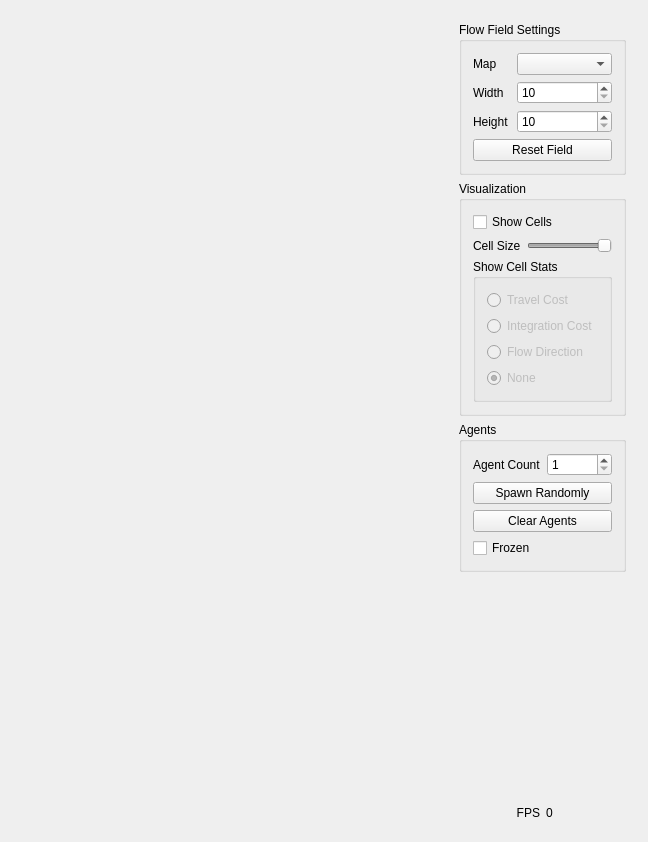
<?xml version="1.0" encoding="UTF-8"?>
<ui version="4.0">
 <class>FlowFieldWidgetClass</class>
 <widget class="QWidget" name="FlowFieldWidgetClass">
  <property name="geometry">
   <rect>
    <x>0</x>
    <y>0</y>
    <width>648</width>
    <height>842</height>
   </rect>
  </property>
  <property name="windowTitle">
   <string>FlowFieldWidget</string>
  </property>
  <layout class="QHBoxLayout" name="horizontalLayout">
   <item>
    <widget class="ImageRendererWidget" name="imageRenderer" native="true"/>
   </item>
   <item>
    <widget class="QWidget" name="widget_settings" native="true">
     <property name="sizePolicy">
      <sizepolicy hsizetype="Maximum" vsizetype="Preferred">
       <horstretch>0</horstretch>
       <verstretch>0</verstretch>
      </sizepolicy>
     </property>
     <layout class="QVBoxLayout" name="verticalLayout_5">
      <item>
       <widget class="QGroupBox" name="settings_groupbox">
        <property name="title">
         <string>Flow Field Settings</string>
        </property>
        <layout class="QVBoxLayout" name="verticalLayout_2">
         <item>
          <layout class="QGridLayout" name="gridLayout">
           <item row="0" column="0">
            <widget class="QLabel" name="map_label">
             <property name="text">
              <string>Map</string>
             </property>
            </widget>
           </item>
           <item row="2" column="0">
            <widget class="QLabel" name="height_label">
             <property name="text">
              <string>Height</string>
             </property>
            </widget>
           </item>
           <item row="1" column="0">
            <widget class="QLabel" name="width_label">
             <property name="text">
              <string>Width</string>
             </property>
            </widget>
           </item>
           <item row="0" column="1">
            <widget class="QComboBox" name="map_comboBox">
             <property name="currentIndex">
              <number>-1</number>
             </property>
             <item>
              <property name="text">
               <string>Simple Map</string>
              </property>
             </item>
            </widget>
           </item>
           <item row="1" column="1">
            <widget class="QSpinBox" name="width_spinbox">
             <property name="minimum">
              <number>10</number>
             </property>
             <property name="maximum">
              <number>1000</number>
             </property>
             <property name="singleStep">
              <number>10</number>
             </property>
             <property name="value">
              <number>10</number>
             </property>
            </widget>
           </item>
           <item row="2" column="1">
            <widget class="QSpinBox" name="height_spinbox">
             <property name="minimum">
              <number>10</number>
             </property>
             <property name="maximum">
              <number>1000</number>
             </property>
             <property name="singleStep">
              <number>10</number>
             </property>
             <property name="value">
              <number>10</number>
             </property>
            </widget>
           </item>
          </layout>
         </item>
         <item>
          <widget class="QPushButton" name="reset_button">
           <property name="text">
            <string>Reset Field</string>
           </property>
          </widget>
         </item>
        </layout>
       </widget>
      </item>
      <item>
       <widget class="QGroupBox" name="vis_groupbox">
        <property name="title">
         <string>Visualization</string>
        </property>
        <layout class="QVBoxLayout" name="verticalLayout_3">
         <item>
          <widget class="QCheckBox" name="showCells_checkbox">
           <property name="text">
            <string>Show Cells</string>
           </property>
          </widget>
         </item>
         <item>
          <layout class="QGridLayout" name="gridLayout_2">
           <item row="0" column="0">
            <widget class="QLabel" name="cellSize_label">
             <property name="text">
              <string>Cell Size</string>
             </property>
            </widget>
           </item>
           <item row="0" column="1">
            <widget class="QSlider" name="cellSize_slider">
             <property name="enabled">
              <bool>false</bool>
             </property>
             <property name="maximum">
              <number>100</number>
             </property>
             <property name="singleStep">
              <number>1</number>
             </property>
             <property name="value">
              <number>100</number>
             </property>
             <property name="orientation">
              <enum>Qt::Horizontal</enum>
             </property>
            </widget>
           </item>
          </layout>
         </item>
         <item>
          <widget class="QGroupBox" name="cellStats_groupbox">
           <property name="title">
            <string>Show Cell Stats</string>
           </property>
           <layout class="QVBoxLayout" name="verticalLayout_4">
            <item>
             <widget class="QRadioButton" name="travelCost_button">
              <property name="enabled">
               <bool>false</bool>
              </property>
              <property name="text">
               <string>Travel Cost</string>
              </property>
             </widget>
            </item>
            <item>
             <widget class="QRadioButton" name="intCost_button">
              <property name="enabled">
               <bool>false</bool>
              </property>
              <property name="text">
               <string>Integration Cost</string>
              </property>
             </widget>
            </item>
            <item>
             <widget class="QRadioButton" name="flowDir_button">
              <property name="enabled">
               <bool>false</bool>
              </property>
              <property name="text">
               <string>Flow Direction</string>
              </property>
             </widget>
            </item>
            <item>
             <widget class="QRadioButton" name="none_button">
              <property name="enabled">
               <bool>false</bool>
              </property>
              <property name="text">
               <string>None</string>
              </property>
              <property name="checked">
               <bool>true</bool>
              </property>
             </widget>
            </item>
           </layout>
          </widget>
         </item>
        </layout>
       </widget>
      </item>
      <item>
       <widget class="QGroupBox" name="agents_groupbox">
        <property name="title">
         <string>Agents</string>
        </property>
        <layout class="QVBoxLayout" name="verticalLayout">
         <item>
          <layout class="QGridLayout" name="gridLayout_3">
           <item row="0" column="0">
            <widget class="QLabel" name="agentCount_label">
             <property name="text">
              <string>Agent Count</string>
             </property>
            </widget>
           </item>
           <item row="0" column="1">
            <widget class="QSpinBox" name="agentCount_spinBox">
             <property name="minimum">
              <number>1</number>
             </property>
             <property name="maximum">
              <number>10000</number>
             </property>
             <property name="singleStep">
              <number>100</number>
             </property>
            </widget>
           </item>
          </layout>
         </item>
         <item>
          <widget class="QPushButton" name="spawnAgents_pushButton">
           <property name="text">
            <string>Spawn Randomly</string>
           </property>
          </widget>
         </item>
         <item>
          <widget class="QPushButton" name="clearAgents_pushButton_2">
           <property name="text">
            <string>Clear Agents</string>
           </property>
          </widget>
         </item>
         <item>
          <widget class="QCheckBox" name="frozen_checkBox">
           <property name="text">
            <string>Frozen</string>
           </property>
          </widget>
         </item>
        </layout>
       </widget>
      </item>
      <item>
       <spacer name="verticalSpacer">
        <property name="orientation">
         <enum>Qt::Vertical</enum>
        </property>
        <property name="sizeHint" stdset="0">
         <size>
          <width>20</width>
          <height>40</height>
         </size>
        </property>
       </spacer>
      </item>
      <item>
       <layout class="QGridLayout" name="gridLayout_4">
        <item row="0" column="0">
         <widget class="QLabel" name="fps_label">
          <property name="text">
           <string>FPS</string>
          </property>
          <property name="alignment">
           <set>Qt::AlignRight|Qt::AlignTrailing|Qt::AlignVCenter</set>
          </property>
         </widget>
        </item>
        <item row="0" column="1">
         <widget class="QLabel" name="fps">
          <property name="text">
           <string>0</string>
          </property>
         </widget>
        </item>
       </layout>
      </item>
     </layout>
    </widget>
   </item>
  </layout>
 </widget>
 <layoutdefault spacing="6" margin="11"/>
 <customwidgets>
  <customwidget>
   <class>ImageRendererWidget</class>
   <extends>QWidget</extends>
   <header>utils/imagerendererwidget.h</header>
   <container>1</container>
  </customwidget>
 </customwidgets>
 <resources/>
 <connections>
  <connection>
   <sender>map_comboBox</sender>
   <signal>currentIndexChanged(int)</signal>
   <receiver>FlowFieldWidgetClass</receiver>
   <slot>onSetMap(int)</slot>
   <hints>
    <hint type="sourcelabel">
     <x>618</x>
     <y>66</y>
    </hint>
    <hint type="destinationlabel">
     <x>415</x>
     <y>51</y>
    </hint>
   </hints>
  </connection>
  <connection>
   <sender>width_spinbox</sender>
   <signal>valueChanged(int)</signal>
   <receiver>FlowFieldWidgetClass</receiver>
   <slot>onChangeFlowFieldWidth(int)</slot>
   <hints>
    <hint type="sourcelabel">
     <x>618</x>
     <y>94</y>
    </hint>
    <hint type="destinationlabel">
     <x>416</x>
     <y>87</y>
    </hint>
   </hints>
  </connection>
  <connection>
   <sender>height_spinbox</sender>
   <signal>valueChanged(int)</signal>
   <receiver>FlowFieldWidgetClass</receiver>
   <slot>onChangeFlowFieldHeight(int)</slot>
   <hints>
    <hint type="sourcelabel">
     <x>618</x>
     <y>122</y>
    </hint>
    <hint type="destinationlabel">
     <x>414</x>
     <y>114</y>
    </hint>
   </hints>
  </connection>
  <connection>
   <sender>reset_button</sender>
   <signal>clicked()</signal>
   <receiver>FlowFieldWidgetClass</receiver>
   <slot>onResetField()</slot>
   <hints>
    <hint type="sourcelabel">
     <x>619</x>
     <y>153</y>
    </hint>
    <hint type="destinationlabel">
     <x>414</x>
     <y>145</y>
    </hint>
   </hints>
  </connection>
  <connection>
   <sender>showCells_checkbox</sender>
   <signal>clicked(bool)</signal>
   <receiver>FlowFieldWidgetClass</receiver>
   <slot>onShowCells(bool)</slot>
   <hints>
    <hint type="sourcelabel">
     <x>619</x>
     <y>215</y>
    </hint>
    <hint type="destinationlabel">
     <x>413</x>
     <y>206</y>
    </hint>
   </hints>
  </connection>
  <connection>
   <sender>cellSize_slider</sender>
   <signal>valueChanged(int)</signal>
   <receiver>FlowFieldWidgetClass</receiver>
   <slot>onSetCellSize(int)</slot>
   <hints>
    <hint type="sourcelabel">
     <x>618</x>
     <y>244</y>
    </hint>
    <hint type="destinationlabel">
     <x>415</x>
     <y>239</y>
    </hint>
   </hints>
  </connection>
  <connection>
   <sender>travelCost_button</sender>
   <signal>clicked()</signal>
   <receiver>FlowFieldWidgetClass</receiver>
   <slot>onShowTravelCosts()</slot>
   <hints>
    <hint type="sourcelabel">
     <x>609</x>
     <y>297</y>
    </hint>
    <hint type="destinationlabel">
     <x>412</x>
     <y>290</y>
    </hint>
   </hints>
  </connection>
  <connection>
   <sender>intCost_button</sender>
   <signal>clicked()</signal>
   <receiver>FlowFieldWidgetClass</receiver>
   <slot>onShowIntegrationCosts()</slot>
   <hints>
    <hint type="sourcelabel">
     <x>609</x>
     <y>323</y>
    </hint>
    <hint type="destinationlabel">
     <x>414</x>
     <y>315</y>
    </hint>
   </hints>
  </connection>
  <connection>
   <sender>flowDir_button</sender>
   <signal>clicked()</signal>
   <receiver>FlowFieldWidgetClass</receiver>
   <slot>onShowFlowDirection()</slot>
   <hints>
    <hint type="sourcelabel">
     <x>609</x>
     <y>349</y>
    </hint>
    <hint type="destinationlabel">
     <x>415</x>
     <y>347</y>
    </hint>
   </hints>
  </connection>
  <connection>
   <sender>none_button</sender>
   <signal>clicked()</signal>
   <receiver>FlowFieldWidgetClass</receiver>
   <slot>onHideCosts()</slot>
   <hints>
    <hint type="sourcelabel">
     <x>609</x>
     <y>375</y>
    </hint>
    <hint type="destinationlabel">
     <x>414</x>
     <y>377</y>
    </hint>
   </hints>
  </connection>
  <connection>
   <sender>showCells_checkbox</sender>
   <signal>toggled(bool)</signal>
   <receiver>none_button</receiver>
   <slot>setEnabled(bool)</slot>
   <hints>
    <hint type="sourcelabel">
     <x>619</x>
     <y>215</y>
    </hint>
    <hint type="destinationlabel">
     <x>609</x>
     <y>375</y>
    </hint>
   </hints>
  </connection>
  <connection>
   <sender>showCells_checkbox</sender>
   <signal>toggled(bool)</signal>
   <receiver>flowDir_button</receiver>
   <slot>setEnabled(bool)</slot>
   <hints>
    <hint type="sourcelabel">
     <x>619</x>
     <y>215</y>
    </hint>
    <hint type="destinationlabel">
     <x>609</x>
     <y>349</y>
    </hint>
   </hints>
  </connection>
  <connection>
   <sender>showCells_checkbox</sender>
   <signal>toggled(bool)</signal>
   <receiver>intCost_button</receiver>
   <slot>setEnabled(bool)</slot>
   <hints>
    <hint type="sourcelabel">
     <x>619</x>
     <y>215</y>
    </hint>
    <hint type="destinationlabel">
     <x>609</x>
     <y>323</y>
    </hint>
   </hints>
  </connection>
  <connection>
   <sender>showCells_checkbox</sender>
   <signal>toggled(bool)</signal>
   <receiver>travelCost_button</receiver>
   <slot>setEnabled(bool)</slot>
   <hints>
    <hint type="sourcelabel">
     <x>619</x>
     <y>215</y>
    </hint>
    <hint type="destinationlabel">
     <x>609</x>
     <y>297</y>
    </hint>
   </hints>
  </connection>
  <connection>
   <sender>showCells_checkbox</sender>
   <signal>toggled(bool)</signal>
   <receiver>cellSize_slider</receiver>
   <slot>setEnabled(bool)</slot>
   <hints>
    <hint type="sourcelabel">
     <x>619</x>
     <y>215</y>
    </hint>
    <hint type="destinationlabel">
     <x>618</x>
     <y>244</y>
    </hint>
   </hints>
  </connection>
  <connection>
   <sender>spawnAgents_pushButton</sender>
   <signal>clicked()</signal>
   <receiver>FlowFieldWidgetClass</receiver>
   <slot>onSpawnRandomAgents()</slot>
   <hints>
    <hint type="sourcelabel">
     <x>619</x>
     <y>481</y>
    </hint>
    <hint type="destinationlabel">
     <x>549</x>
     <y>474</y>
    </hint>
   </hints>
  </connection>
  <connection>
   <sender>clearAgents_pushButton_2</sender>
   <signal>clicked()</signal>
   <receiver>FlowFieldWidgetClass</receiver>
   <slot>onClearAgents()</slot>
   <hints>
    <hint type="sourcelabel">
     <x>619</x>
     <y>511</y>
    </hint>
    <hint type="destinationlabel">
     <x>558</x>
     <y>501</y>
    </hint>
   </hints>
  </connection>
  <connection>
   <sender>agentCount_spinBox</sender>
   <signal>valueChanged(int)</signal>
   <receiver>FlowFieldWidgetClass</receiver>
   <slot>onSetAgentCount(int)</slot>
   <hints>
    <hint type="sourcelabel">
     <x>618</x>
     <y>450</y>
    </hint>
    <hint type="destinationlabel">
     <x>568</x>
     <y>442</y>
    </hint>
   </hints>
  </connection>
  <connection>
   <sender>frozen_checkBox</sender>
   <signal>toggled(bool)</signal>
   <receiver>FlowFieldWidgetClass</receiver>
   <slot>onFreezeAgents(bool)</slot>
   <hints>
    <hint type="sourcelabel">
     <x>523</x>
     <y>530</y>
    </hint>
    <hint type="destinationlabel">
     <x>463</x>
     <y>528</y>
    </hint>
   </hints>
  </connection>
 </connections>
 <slots>
  <slot>onChangeFlowFieldWidth(int)</slot>
  <slot>onChangeFlowFieldHeight(int)</slot>
  <slot>onShowCells(bool)</slot>
  <slot>onSetCellSize(int)</slot>
  <slot>onSetMap(int)</slot>
  <slot>onShowTravelCosts()</slot>
  <slot>onShowIntegrationCosts()</slot>
  <slot>onShowFlowDirection()</slot>
  <slot>onHideCosts()</slot>
  <slot>onResetField()</slot>
  <slot>onSpawnRandomAgents()</slot>
  <slot>onClearAgents()</slot>
  <slot>onSetAgentCount(int)</slot>
  <slot>onFreezeAgents(bool)</slot>
 </slots>
</ui>
